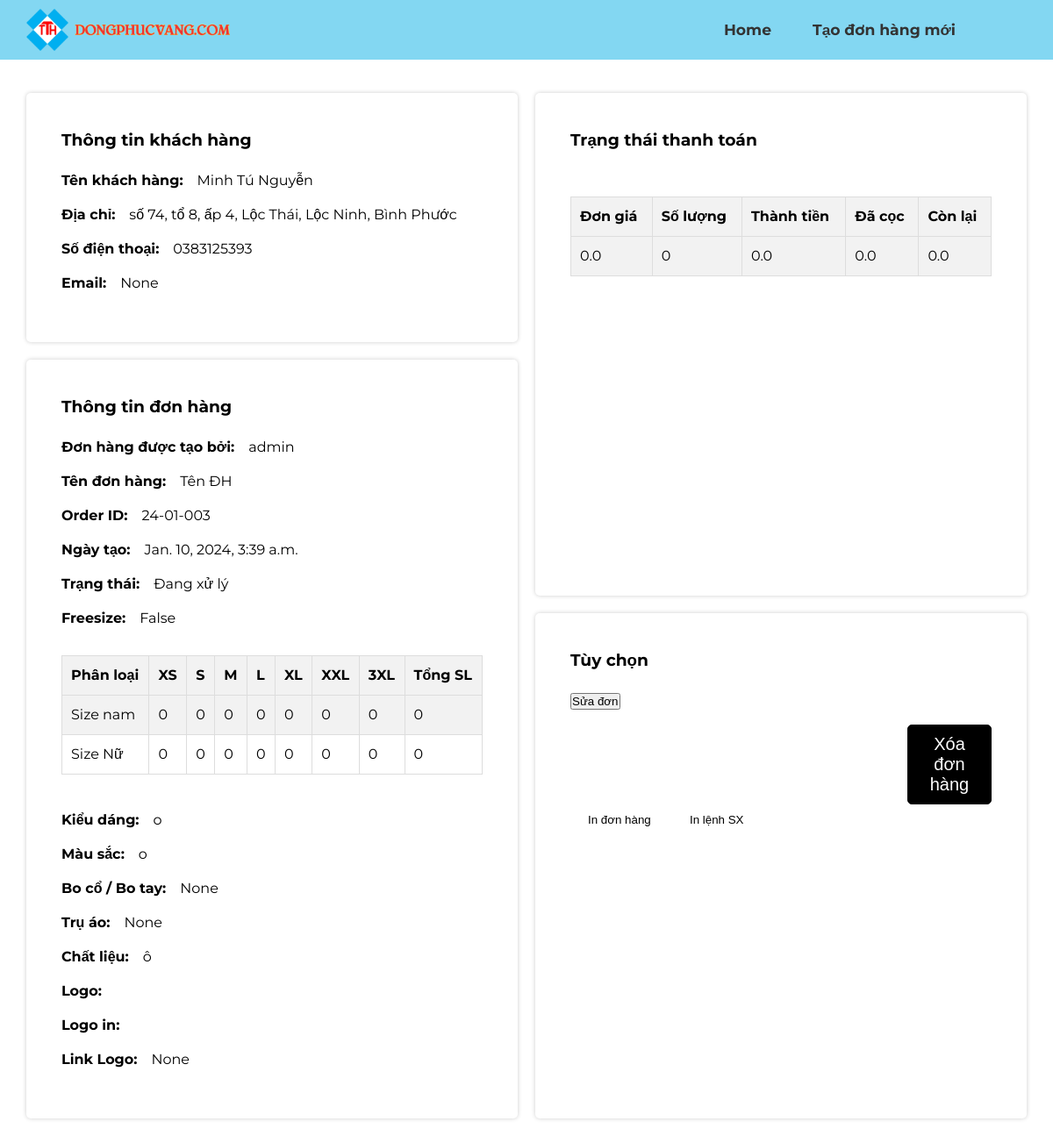
The app's page /order/3 (signed in) with its own data.
### base/models.py (models this page shows, shortened)
class Order(models.Model):
    STATUS_CHOICES = (
        ('Đang xử lý', 'Đang xử lý'),
        ('Đã cọc', 'Đã cọc'),
        ('Đã sản xuất', 'Đã sản xuất'),
        ('Đã giao', 'Đã giao'),
        ('Đã hủy', 'Đã hủy'),
    )
    order_id = models.CharField(max_length=10, unique=True, default=generate_order_id)
    name = models.CharField(max_length=100, verbose_name='Tên đơn hàng')
    customer = models.ForeignKey(Customer, on_delete=models.CASCADE, null=True)
    user = models.ForeignKey(User, on_delete=models.CASCADE)
    updated = models.DateTimeField(auto_now=True)
    created = models.DateTimeField(auto_now_add=True)
    status = models.CharField(max_length=20, choices=STATUS_CHOICES, verbose_name='Trạng thái đơn hàng', default='Đang xử lý')
    freesize = models.BooleanField(default=False)
    size_xs_quantity = models.PositiveIntegerField(default=0)
    size_s_quantity = models.PositiveIntegerField(default=0)
    size_m_quantity = models.PositiveIntegerField(default=0)
    size_l_quantity = models.PositiveIntegerField(default=0)
    size_xl_quantity = models.PositiveIntegerField(default=0)
    size_xxl_quantity = models.PositiveIntegerField(default=0)
    size_3xl_quantity = models.PositiveIntegerField(default=0)
    male_size_xs_quantity = models.PositiveIntegerField(default=0)
    male_size_s_quantity = models.PositiveIntegerField(default=0)
    male_size_m_quantity = models.PositiveIntegerField(default=0)
    male_size_l_quantity = models.PositiveIntegerField(default=0)
    male_size_xl_quantity = models.PositiveIntegerField(default=0)
    male_size_xxl_quantity = models.PositiveIntegerField(default=0)
    male_size_3xl_quantity = models.PositiveIntegerField(default=0)
    female_size_xs_quantity = models.PositiveIntegerField(default=0)
    female_size_s_quantity = models.PositiveIntegerField(default=0)
    female_size_m_quantity = models.PositiveIntegerField(default=0)
    female_size_l_quantity = models.PositiveIntegerField(default=0)
    female_size_xl_quantity = models.PositiveIntegerField(default=0)
    female_size_xxl_quantity = models.PositiveIntegerField(default=0)
    female_size_3xl_quantity = models.PositiveIntegerField(default=0)
    STYLE_CHOICES = (
        ('Cổ bẻ', 'Cổ bẻ'),
        ('Cổ trụ', 'Cổ trụ'),
        ('Cổ tim', 'Cổ tim'),
        ('Cổ tròn', 'Cổ tròn'),
        ('Cổ V', 'Cổ V'),
        ('Cổ chữ U', 'Cổ chữ U'),
        ('Cổ sơ mi', 'Cổ sơ mi'),
        ('Cổ đức', 'Cổ đức'),
    )
    MATERIAL_CHOICES = (
        ('Cotton', 'Cotton'),
        ('Lụa', 'Lụa'),
        ('Kaki', 'Kaki'),
        ('Jeans', 'Jeans'),
        ('Lanh', 'Lanh'),
        ('Thun', 'Thun'),
        ('Nỉ', 'Nỉ'),
        ('Vải dù', 'Vải dù'),
        ('Vải mưa', 'Vải mưa'),
    )
    style = models.CharField(max_length=50, choices=STYLE_CHOICES, verbose_name='Kiểu dáng', default='Cổ bẻ')
    color = models.CharField(max_length=50, blank=True, null=True, verbose_name='Màu sắc')
    collar = models.CharField(max_length=50, blank=True, null=True, verbose_name='Bo cổ/tay')
    pillar = models.CharField(max_length=50, blank=True, null=True, verbose_name='Trụ áo')
    material = models.CharField(max_length=50, choices=MATERIAL_CHOICES, verbose_name='Chất liệu', default='Cotton')
    custom_logo = models.ImageField(upload_to='custom_shirt_logos/', blank=True, null=True, verbose_name='Logo')
    custom_logo_url = models.URLField(blank=True, null=True, verbose_name='Link logo')
    prodPlant = models.CharField(max_length=50, blank=True, null=True, verbose_name='SX')
    PAYMENT_STATUS_CHOICES = (
        ('Chưa thanh toán', 'Chưa thanh toán'),
        ('Đã thanh toán', 'Đã thanh toán'),
        ('Đã thanh toán một phần', 'Đã thanh toán một phần'),
    )
    unit_price = models.FloatField(default=0, verbose_name='Đơn giá')
    total_price_vat = models.FloatField(default=0, verbose_name='Thành tiền')
    vat = models.FloatField(default=0.08, verbose_name='VAT')
    vat_price = models.FloatField(default=0, verbose_name='VAT')
    total_price = models.FloatField(default=0, verbose_name='Tổng tiền')
    payment_status = models.CharField(max_length=50, choices=PAYMENT_STATUS_CHOICES, default='Đang xử lý')
    paid = models.FloatField(default=0)
    unpaid = models.FloatField(default=0)
    expected_date = models.PositiveIntegerField(default=0)
    completed_date = models.DateTimeField(blank=True, null=True, verbose_name='Ngày hoàn thành')
    delivered_date = models.DateTimeField(blank=True, null=True, verbose_name='Ngày giao hàng')
    @property
    def total_quantity_male(self):
        return (
                self.male_size_xs_quantity +
                self.male_size_s_quantity +
                self.male_size_m_quantity +
                self.male_size_l_quantity +
                self.male_size_xl_quantity +
                self.male_size_xxl_quantity +
                self.male_size_3xl_quantity
            )
    def total_quantity_female(self):
        return (
            self.female_size_xs_quantity +
                self.female_size_s_quantity +
                self.female_size_m_quantity +
                self.female_size_l_quantity +
                self.female_size_xl_quantity +
                self.female_size_xxl_quantity +
                self.female_size_3xl_quantity
        )
    @property
    def total_quantity(self):
        if self.freesize:
            return (
                self.size_xs_quantity +
                self.size_s_quantity +
                self.size_m_quantity +
                self.size_l_quantity +
                self.size_xl_quantity +
                self.size_xxl_quantity +
                self.size_3xl_quantity
            )
        else:
            return (
                self.male_size_xs_quantity +
                self.male_size_s_quantity +
                self.male_size_m_quantity +
                self.male_size_l_quantity +
                self.male_size_xl_quantity +
                self.male_size_xxl_quantity +
                self.male_size_3xl_quantity +
                self.female_size_xs_quantity +
                self.female_size_s_quantity +
                self.female_size_m_quantity +
                self.female_size_l_quantity +
                self.female_size_xl_quantity +
                self.female_size_xxl_quantity +
                self.female_size_3xl_quantity
            )

class Customer(models.Model):
    first_name = models.CharField(max_length=50, verbose_name='Tên khách hàng')
    last_name = models.CharField(max_length=50, verbose_name='Họ khách hàng')
    phone_number = models.CharField(max_length=15, verbose_name='Số điện thoại')
    email = models.EmailField(max_length=100, blank=True, null=True, verbose_name='Email')
    address = models.TextField(blank=True, null=True, verbose_name='Địa chỉ')

### base/views.py (the view)
# urls.py: path('order/<str:pk>', views.order, name="order"),
@login_required(login_url='login')
def order(request, pk):
    order = Order.objects.get(id=pk)
    total_quantity = order.total_quantity  # Tính toán total_quantity từ thuộc tính của đối tượng Order
    total_quantity_male = order.total_quantity_male
    total_quantity_female = order.total_quantity_female
    context = {
        'order': order,
        'total_quantity': total_quantity  # Đưa total_quantity vào context
    }
    return render(request, 'base/order.html', context)

### base/templates/base/order.html (shortened to what this page needs)
{% extends 'main.html' %}
{% load static %}
{% block content %}
<main>
    <div id="container">
        <div class="left-column">
            <div class="content-block" id="customerInfo">
                <div class="content-header">
                    <h3>Thông tin khách hàng</h3>
                </div>
                <div class="content-detail">
                    <p><strong>Tên khách hàng:&emsp;</strong>{{ order.customer.last_name }} {{ order.customer.first_name }}</p>
                    <p><strong>Địa chỉ:&emsp;</strong>{{ order.customer.address }}</p>
                    <p><strong>Số điện thoại:&emsp;</strong>{{ order.customer.phone_number }}</p>
                    <p><strong>Email:&emsp;</strong>{{ order.customer.email }}</p>
                </div>
            </div>
            <div class="content-block" id="orderInfo">
                <div class="content-header">
                    <h3>Thông tin đơn hàng</h3>
                </div>
                <div class="content-detail">
                    <p><strong>Đơn hàng được tạo bởi:&emsp;</strong>{{ order.user.username }}</p>
                    <p><strong>Tên đơn hàng:&emsp;</strong>{{ order.name }}</p>
                    <p><strong>Order ID:&emsp;</strong>{{ order.order_id }}</p>
                    <p><strong>Ngày tạo:&emsp;</strong>{{ order.created }}</p>
                    <p><strong>Trạng thái:&emsp;</strong>{{ order.status }}</p>
                    <p><strong>Freesize:&emsp;</strong>{{ order.freesize }}</p>
                    <table id="nonfreeSizeTB">
                        <tr>
                            <th>Phân loại</th>
                            <th>XS</th>
                            <th>S</th>
                            <th>M</th>
                            <th>L</th>
                            <th>XL</th>
                            <th>XXL</th>
                            <th>3XL</th>
                            <th>Tổng SL</th>
                        </tr>
                        <tr>
                            <td>Size nam</td>
                            <td>{{ order.male_size_xs_quantity }}</td>
                            <td>{{ order.male_size_s_quantity }}</td>
                            <td>{{ order.male_size_m_quantity }}</td>
                            <td>{{ order.male_size_l_quantity }}</td>
                            <td>{{ order.male_size_xl_quantity }}</td>
                            <td>{{ order.male_size_xxl_quantity }}</td>
                            <td>{{ order.male_size_3xl_quantity }}</td>
                            <td>{{ order.total_quantity_male }}</td>
                        </tr>
                        <tr>
                            <td>Size Nữ</td>
                            <td>{{ order.female_size_xs_quantity }}</td>
                            <td>{{ order.female_size_s_quantity }}</td>
                            <td>{{ order.female_size_m_quantity }}</td>
                            <td>{{ order.female_size_l_quantity }}</td>
                            <td>{{ order.female_size_xl_quantity }}</td>
                            <td>{{ order.female_size_xxl_quantity }}</td>
                            <td>{{ order.female_size_3xl_quantity }}</td>
                            <td>{{ order.total_quantity_female }}</td>
                        </tr>
                    </table>
                    <p><strong>Kiểu dáng:&emsp;</strong>{{ order.style }}</p>
                    <p><strong>Màu sắc:&emsp;</strong>{{ order.color }}</p>
                    <p><strong>Bo cổ / Bo tay:&emsp;</strong>{{ order.collar }}</p>
                    <p><strong>Trụ áo:&emsp;</strong>{{ order.pillar }}</p>
                    <p><strong>Chất liệu:&emsp;</strong>{{ order.material }}</p>
                    <p><strong>Logo:&emsp;</strong>{{ order.has_logo }}</p>
                    <p><strong>Logo in:&emsp;</strong>{{ order.custom_logo }}</p>
                    <p><strong>Link Logo:&emsp;</strong>{{ order.custom_logo_url }}</p>
                </div>
            </div>
        </div>
        <div class="right-column">
            <div class="content-block" id="billStatus">
                <div class="content-header">
                    <h3>Trạng thái thanh toán</h3>
                </div>
                <div class="content-detail">
                    <table>
                        <tr>
                            <th>Đơn giá</th>
                            <th>Số lượng</th>
                            <th>Thành tiền</th>
                            <th>Đã cọc</th>
                            <th>Còn lại</th>
                        </tr>
                        <tr>
                            <td>{{ order.unit_price}}</td>
                            <td>{{ order.total_quantity }}</td>
                            <td>{{ order.total_price }}</td>
                            <td>{{ order.paid }}</td>
                            <td>{{ order.unpaid }}</td>
                        </tr>
                    </table>
                </div>
            </div>
            <div class="content-block" id="functionBar">
                <div class="content-header">
                    <h3>Tùy chọn</h3>
                </div>
                <div class="content-detail">
                    <a href="{% url 'edit_order' order.id %}"><button>Sửa đơn</button></a>
                    <form method="post" action="{% url 'delete_order' order.id %}">
                        <button type="submit">Xóa đơn hàng</button>
                    </form>
                    <button class="btn btn-primary" id="btnPrintOrder" data-order-id="{{ order.id }}">In đơn hàng</button>
                    <button class="btn btn-primary" id="btnPrintMO" data-order-id="{{ order.id }}">In lệnh SX</button>
                </div>
            </div>
        </div>
    </div>
</main>
{% endblock content %}

### static/css/finalfinal.css (style rules this page uses)
:root { --header-height: 3rem; --nav-bar-color: #83d7f2; --body-color: #ffffff; --content-block-color: #ffffff; --body-text-color: #000000; --highlight-color: #ffffff; --invert-color: black ; --light-invert-color: #83d7f2; --body-font: 'Poppins', sans-serif; --logo-font: 'Quicksand', sans-serif; --Josefin-Sans-font: 'Josefin Sans', sans-serif; --Josefin-Lato-font: 'Lato', sans-serif; --Fugaz-font: 'Fugaz One', cursive; --Montserrat-font: 'Montserrat', sans-serif; --big-font-size: 2rem; --h1-font-size: 1.5rem; --h2-font-size: 1.25rem; --h3-font-size: 1.125rem; --h4-font-size: 1.075rem; --normal-font-size: .938rem; --small-font-size: .813rem; --smaller-font-size: .75rem; --font-medium: 500; --font-semi-bold: 600; --mb-0-25: .25rem; --mb-0-5: .5rem; --mb-0-75: .75rem; --mb-1: 1rem; --mb-1-5: 1.5rem; --mb-2: 2rem; --mb-2-5: 2.5rem; --mb-3: 3rem; --z-tooltip: 10; --z-fixed: 100; --z-modal: 1000; }
@media screen and (min-width: 968px) { :root { --big-font-size: 3rem; --h1-font-size: 2.25rem; --h2-font-size: 1.5rem; --h3-font-size: 1.25rem; --normal-font-size: 1rem; --small-font-size: .875rem; --smaller-font-size: .813rem; } }
* { margin: 0; padding: 0; box-sizing: border-box; }
main { margin-top: 6rem; }
body, p, h3, table { font-family: var(--Montserrat-font); margin: 0; padding: 0; }
body { background-color: var(--body-color); color: var(--body-text-color); font-size: var(--normal-font-size); line-height: 1.5; }
#container { display: flex; justify-content: space-between; margin: 20px; }
.left-column { flex: 1; padding: 10px; display: flex; flex-direction: column; }
.right-column { flex: 1; padding: 10px; display: flex; flex-direction: column; }
.content-block { background-color: var(--content-block-color); margin-bottom: 20px; padding: 30px; border-radius: 5px; box-shadow: 0 0 5px rgba(0, 0, 0, 0.2); flex-grow: 1; }
.content-header { color: #000000; padding: 10px; border-radius: 5px; }
.content-detail { padding: 10px; flex-grow: 1; }
.content-detail p { margin-bottom: 15px; }
table { width: 100%; border-collapse: collapse; margin-top: 30px; margin-bottom: 40px; }
table, th, td { border: 1px solid var(--body-text-color); }
th, td { padding: 8px; text-align: left; }
.btn { padding: 10px 20px; color: var(--body-text-color); border: none; border-radius: 5px; cursor: pointer; }
.btn-primary { background-color: var(--highlight-color); }
form button[type="submit"] { background-color: black; font-size: var(--h3-font-size); margin-top: 15px; margin-left: 80%; color: #fff; padding: 10px 20px; border: 1px solid black; border-radius: 5px; cursor: pointer; }
table, th, td { border: 1px solid #ddd; }
th, td { padding: 10px; text-align: left; }
th { background-color: #f2f2f2; font-weight: bold; }
tr:nth-child(even) { background-color: #f2f2f2; }

### records on screen
Order: customer.last_name "Minh Tú", customer.first_name "Nguyễn", customer.address "số 74, tổ 8, ấp 4, Lộc Thái, Lộc Ninh, Bình Phước", customer.phone_number "0383125393", customer.email "None", user.username "admin", name "Tên ĐH", order_id "24-01-003", created "Jan. 10, 2024, 3:39 a.m.", status "Đang xử lý", freesize "False", male_size_xs_quantity "0", male_size_s_quantity "0", male_size_m_quantity "0", male_size_l_quantity "0", male_size_xl_quantity "0", male_size_xxl_quantity "0", male_size_3xl_quantity "0", total_quantity_male "0", female_size_xs_quantity "0", female_size_s_quantity "0", female_size_m_quantity "0", female_size_l_quantity "0", female_size_xl_quantity "0", female_size_xxl_quantity "0", female_size_3xl_quantity "0", total_quantity_female "0", style "o", color "o", collar "None", pillar "None", material "ô", custom_logo_url "None", unit_price "0.0", total_quantity "0", total_price "0.0", paid "0.0", unpaid "0.0"
